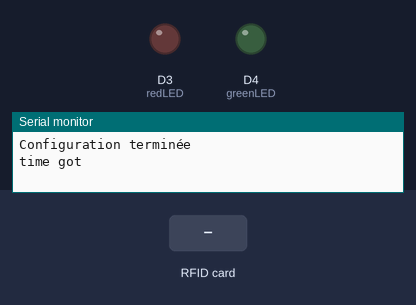
The sketch below on a simulated ESP8266 (Wemos D1 mini). Parts: output pins drawn as LEDs (lit = HIGH), the last lines printed to the serial monitor. The inputs (shaded band) are chosen by the test bench. WiFi joins after 1.5 s; servers stay silent unless stated; network time is answered at once with the bench clock; uploads are accepted with an empty reply; the local clock reads 2024-03-15 10:24:30 at power-on unless the sketch sets it; storage starts empty.

Above: at 2.7 s.
2.8 s: RFID card 5E 7A 19 C4 held to the reader
At 5.2 s:
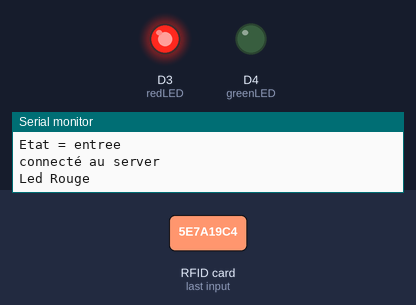
Timing chart, 0 to 8.6 s (numbered marks = the images above; inputs shaded):
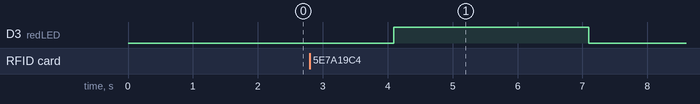

The sketch:

blog.ino
```cpp
// (licence header left out)
#include <FS.h> //ette ligne doit etre au debut du programme sinon celui ci pourrait crasher
#include <MFRC522.h> // librairie pour RFID
#include <ESP8266WiFi.h> // librairie pour le wifi de l'esp8266
#include <NTPClient.h> //protocole pour le temps
#include <WiFiUdp.h> // librairie pour l7ecoute en UDP
#include <WiFiManager.h> //gestion du wifi https://github.com/tzapu/WiFiManager
#include <WiFiClient.h> // librairie pour le client wifi
#include <ESP8266HTTPClient.h> //librairie pour envoyer les requets http
#include <ESP8266WebServer.h> //librairie pour recevoir les requets http
#include <ArduinoJson.h> // librairie pour wifi manager// https://github.com/bblanchon/ArduinoJson


//serveur wifi
WiFiServer server(80);
const char* host = "tingene.com";
const int httpPort = 80;

String HTTP_METHOD = "GET";

//client wifi
WiFiClient client;

//Cablages
/*
 *  RC1             wemos
 * ------------------------
 *  GND              GND
 *  3.3V             3.3V
 *  RST              D0
 *  SDA              D8
 *  SCK              D5
 *  MOSI             D7
 *  MISO             D6
 */


// definir les pins pour RFID
#define CS_RFID D8
#define RST_RFID D0


//les parametres wifi

const char* ssid = "your_wifi_name";
const char* password = "your wifi_password";

MFRC522::MIFARE_Key key;

// Instance de classe pour RFID
MFRC522 rfid(CS_RFID, RST_RFID);

// Variable de d'UID (identifiant de la carte)
String uidString;


// Temps par defaut de pointage (Apres 9h 0, l'utilisateur est en retard)
const int checkInHour = 9;
const int checkInMinute = 0;

//Variables pour l'heure de pointage
int userCheckInHour;
int userCheckInMinute;

// definir le temps actuelle
WiFiUDP ntpUDP;
NTPClient timeClient(ntpUDP);

// Pins pour lesLEDs
const int redLED = D3;//EREUR DANS LE POINTAGE: multi-ENTREES ou multi-sorties successives
const int greenLED = D4;//no error

bool shouldSaveConfig = false;

String etat = ""; ///entree ou sortie


//WIfImanager


#define NUL '\0'
HTTPClient http;

// WiFiManager nécessitant un rappel de sauvegarde de la configuration
void saveConfigCallback () {
shouldSaveConfig = true;
}

// WiFiManager entrant dans le rappel du mode de configuration
void configModeCallback(WiFiManager *myWiFiManager) {

}

// sauvegarder les parametres personnalisés dans /config.json sur SPIFFS
void save_settings() {
DynamicJsonBuffer jsonBuffer;
JsonObject& json = jsonBuffer.createObject();


File configFile = SPIFFS.open("/config.json", "w");
json.printTo(configFile);
configFile.close();
}

// Charge les paramètres personnalisés à partir de /config.json sur SPIFFS
void load_settings() {
if (SPIFFS.begin() && SPIFFS.exists("/config.json")) {
File configFile = SPIFFS.open("/config.json", "r");

if (configFile) {
size_t size = configFile.size();
// Allouer une mémoire tampon pour stocker le contenu du fichier.
std::unique_ptr<char[]> buf(new char[size]);

configFile.readBytes(buf.get(), size);
DynamicJsonBuffer jsonBuffer;
JsonObject& json = jsonBuffer.parseObject(buf.get());

if (json.success()) {
Serial.print("json success");
}
}
}
}


//endWIFImanager

void setup() {

Serial.begin(115200);

// Connexion WiFi
Serial.println();
Serial.println();
Serial.print("Connecting to ");
Serial.println(ssid);
WiFi.hostname("Name");
WiFi.begin(ssid, password);

while (WiFi.status() != WL_CONNECTED) {
delay(500);
Serial.print(".");
}
Serial.println("");
Serial.println("WiFi connected");

// Ecrire l'address IP
Serial.print("IP address: ");
Serial.print(WiFi.localIP());


// Définir les LED comme sorties
pinMode(redLED, OUTPUT);
pinMode(greenLED, OUTPUT);

// Initialiser le Serial port

SPI.begin();


// Initialiser le MFRC522
rfid.PCD_Init(); // Initialiser MFRC522
rfid.PCD_DumpVersionToSerial(); // Afficher les détails de PCD - Détails du lecteur de carte MFRC522
Serial.println(F("Scannez le PICC pour voir l'UID, le SAK, le type et les blocs de données..."));
Serial.println("Configuration terminée");


//Configurer le NTP
timeClient.begin();
timeClient.setTimeOffset(0);
Serial.println("time got");


load_settings();

WiFiManager wifiManager;


wifiManager.setAPCallback(configModeCallback);
wifiManager.setSaveConfigCallback(saveConfigCallback);


// essayez de se connecter ou de revenir au mode de configuration ESP + ChipID AP.
if ( ! wifiManager.autoConnect()) {
// rréinitialisez et réessayez, ou mettre en veille profonde
ESP.reset();
delay(1000);
}

}

void loop() {

//réglage de l'heure
timeClient.update();
userCheckInHour = timeClient.getHours();
userCheckInMinute = timeClient.getMinutes();
String months[12]={"January", "February", "March", "April", "May", "June", "July", "August", "September", "October", "November", "December"};


String heure = timeClient.getFormattedTime();
time_t epochTime = timeClient.getEpochTime();

//definir un format pour le temps
struct tm *ptm = gmtime ((time_t *)&epochTime);

int monthDay = ptm->tm_mday;

int currentMonth = ptm->tm_mon+1;

String currentMonthName = months[currentMonth-1];

int currentYear = ptm->tm_year+1900;

//Afficher la date complete:
String currentDate = String(currentYear) + "-" + String(currentMonth) + "-" + String(monthDay);


//chercher de nouvelles cartes
if(rfid.PICC_IsNewCardPresent()) {
//Lire la carte RFID
rfid.PICC_ReadCardSerial();
Serial.print("Tag UID: ");
uidString = String(rfid.uid.uidByte[0]) + " " + String(rfid.uid.uidByte[1]) + " " +
String(rfid.uid.uidByte[2]) + " " + String(rfid.uid.uidByte[3]);
Serial.println(uidString);
//delay(10);
//Verifier l'heure du pointage
verifyCheckIn();
Serial.print("Current date: ");
Serial.println(currentDate);
Serial.print("Current hour: ");
Serial.println(heure);


etat = "entree"; // mettre entree ou sortie selon l'etat que vous decidez pour la carte
Serial.println("Etat = "+etat);

//Requete
String url = "/insert_arduino_data.php?uidString='"+uidString+"'&currentDate='"+currentDate+"'&heure='"+heure+"'&etat='"+etat+"'";


//Serial.print("url: ");
// se connecter au serveur Web sur le port httpPort :
if(client.connect(host, httpPort)) {
// si c'est connecté :
Serial.println("connecté au server");
// faire une requête HTTP
client.print(String("GET ") + url + " HTTP/1.1\r\n" +"Host: " + host +"\r\n" +"User-Agent: BuildFailureDetectorESP8266\r\n" +"Connection: close\r\n\r\n");
while(client.connected()){
 String line = client.readString();

 if ((line.indexOf("New record created successfully")) >=0){////si line (la reponse http) contient "New...." ce qui vient du serveur nginx (ce code sera dans un autre blog. InshAllah)
  Serial.println("Led Verte");
  /////LED Verte
  digitalWrite(greenLED, HIGH);
  delay(3000);
  digitalWrite(greenLED, LOW);
}else{
  Serial.println("Led Rouge");
  /////LED Verte
  digitalWrite(redLED, HIGH);
  delay(3000);
  digitalWrite(redLED, LOW);
}
client.stop();

}
}else {
Serial.println("Echec de la connexion");
}
}
}


void readRFID() {
rfid.PICC_ReadCardSerial();
Serial.print("Tag UID: ");
uidString = String(rfid.uid.uidByte[0]) + " " + String(rfid.uid.uidByte[1]) + " " +
String(rfid.uid.uidByte[2]) + " " + String(rfid.uid.uidByte[3]);
Serial.println(uidString);
}


void verifyCheckIn(){
if((userCheckInHour < checkInHour)||((userCheckInHour==checkInHour) && (userCheckInMinute <= checkInMinute))){
Serial.println("Bienvenue! Vous etes a l'heure");
}
else{
//digitalWrite(redLED, HIGH);
Serial.println("Tu es en retard...");
}
}
```

Measured:
- after the input at 2.8 s, D3 (redLED): LOW → HIGH after 1.3 s, → LOW 3.0 s later
